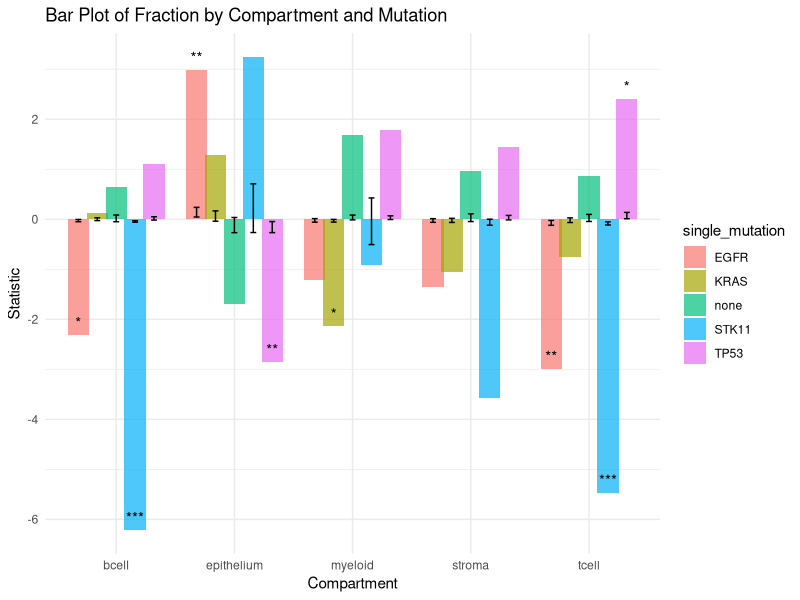

Here is the R script that generated this plot: (Note: this script raises an error after producing the figure.)
data_mutations = read.csv("./comp_by_mutation.csv")

install.packages("ggpubr")

library("ggpubr")
library("dplyr")
library("ggplot2")
library("rstatix")
library(purrr)
library(tidyr)
library(emmeans)
library(tibble)





# Specify the mutations for comparison
mutations_to_compare <- c("EGFR", "KRAS", "none", "STK11", "TP53")

# Create an empty list to store results for each comparison
results_list <- list()

for (comp in unique(data_mutations$compartment)) {
  compartment_data <- data_mutations %>% filter(compartment == comp)
  
  # Loop through each mutation for comparison
  for (mut in mutations_to_compare) {
    # Create a subset for the mutation of interest
    mut_subset <- compartment_data %>% filter(single_mutation == mut)
    
    # Create a subset for the other mutations
    other_mutations_subset <- compartment_data %>% filter(single_mutation != mut)
    
    # Perform a t-test
    t_test_result <- t.test(mut_subset$fraction, other_mutations_subset$fraction)
    
    # Store the results in the list
    results_list[[paste(comp, mut, sep = "_")]] <- t_test_result
  }
}

# Create a data frame to organize the results
results_df <- tibble::tibble(
  compartment = character(),
  single_mutation = character(),
  group2 = character(),
  comparison = character(),
  statistic = double(),
  p_value = double(),
  parameter = double(),
  method = character(),
  alternative = character(),
  conf_int_low = double(),
  conf_int_high = double(),
  p.value.signif = character()  # New column for significance annotation
)

# Fill the data frame with t-test results
for (comp in unique(data_mutations$compartment)) {
  for (mut in mutations_to_compare) {
    result_name <- paste(comp, mut, sep = "_")
    result <- results_list[[result_name]]
    
    # Extract relevant information from t-test result
    t_test_info <- tibble::tibble(
      compartment = comp,
      single_mutation = mut,
      group2 = "other",
      comparison = result_name,
      statistic = result$statistic,
      p_value = result$p.value,
      parameter = result$parameter,
      method = result$method,
      alternative = result$alternative,
      conf_int_low = result$conf.int[1],
      conf_int_high = result$conf.int[2],
      p.value.signif = ifelse(result$p.value < 0.001, "***",
                              ifelse(result$p.value < 0.01, "**",
                                     ifelse(result$p.value < 0.05, "*", "")))
    )
    
    # Append the information to the main results data frame
    results_df <- dplyr::bind_rows(results_df, t_test_info)
  }
}

# Print the results table
print(results_df)




############ Plot avec statistiquen en Y  ##########################

p_combined <- ggplot(results_df, aes(x = compartment, y = statistic, fill = single_mutation)) +
  geom_bar(stat = "identity", position = position_dodge(0.8), alpha = 0.7) +
  geom_errorbar(aes(ymin = conf_int_low, ymax = conf_int_high),
                position = position_dodge(0.8), width = 0.25) +
  geom_text(aes(label = p.value.signif),
            position = position_dodge(width = 0.8), vjust = -0.5) +
  labs(title = "Bar Plot of Fraction by Compartment and Mutation",
       x = "Compartment", y = "Statistic") +
  theme_minimal()

print(p_combined)




############ Plot avec fraction en Y comme sur le tien mais il est degueu ##########################


summary_df <- merged_df %>%
  group_by(compartment, single_mutation) %>%
  summarise(
    p.value.signif = first(p.value.signif),
    fraction = first(fraction),  # Add this line to include the "fraction" variable
    .groups = "drop"
  )




# Bar plot with unique significance labels
p_combined <- ggplot(merged_df, aes(x = compartment, y = fraction, fill = single_mutation)) +
  geom_bar(stat = "identity", position = position_dodge(0.8)) +
  geom_errorbar(aes(ymin = conf_int_low, ymax = conf_int_high),
                position = position_dodge(0.8), width = 0.25) +
  geom_text(data = summary_df,
            aes(label = p.value.signif),
            position = position_dodge(width = 0.8), vjust = -0.5) +
  labs(title = "Bar Plot of Fraction by Compartment and Mutation",
       x = "compartment", y = "fraction") +
  theme_minimal()

print(p_combined)






############ Ton PLot ##########################

# Add a column indicating significance

# Bar plot with all groups






stat<- data_mutations %>%
  group_by(compartment) %>%
  t_test(fraction ~ single_mutation) %>%
  add_xy_position(fun = "mean_sd", x = "compartment", dodge = 0.8) %>% 
  filter(p.adj.signif != "ns")


significant_comparisons_stat <- stat %>%
  filter(p.adj < 0.05)  # You can adjust the significance level as needed





p_combined <- (ggbarplot(data_mutations, x = "compartment", y = "fraction", add = "mean_sd",
                         fill = "single_mutation",
                         position = position_dodge(0.8)
)   # Set the y-axis limits       
# + stat_compare_means(aes(group = compartment), label = "p.signif", label.y = 1)
+ stat_pvalue_manual( stat,  label = "p.adj.signif")  

# + stat_compare_means(comparisons=fraction ~ single_mutation)
)
p_combined
